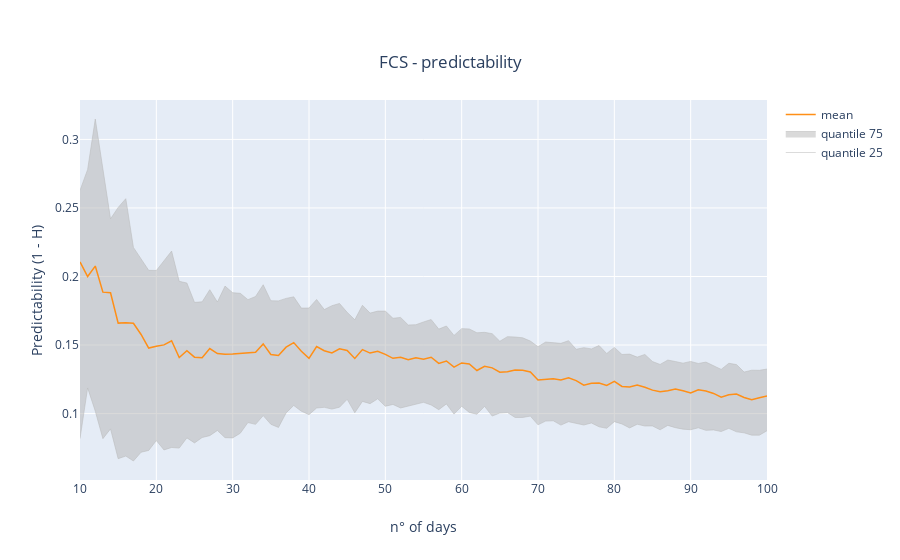

The notebook cell saved with this chart:
### Code cell
# Create figure.
fig = go.Figure()

fig.add_trace(go.Scatter(x = results["n"], y = results["Chimin"], name = "quantile 25", fill = None, mode = "lines", line = dict(width = .5, color = "#B6B6B6")))
fig.add_trace(go.Scatter(x = results["n"], y = results["Chimax"], name = "quantile 75", fill = "tonexty", mode = "lines", line = dict(width = .5, color = "#B6B6B6")))

fig.add_trace(go.Scatter(x = results["n"], y = results["Chi"], name = "mean", mode = "lines", line = dict(width = 1.5, color = "#FF8F17")))

# Edit the layout.
fig.update_layout(title = dict(text = "FCS - predictability", y = 0.9, x = 0.5), 
                  yaxis_title = dict(text = "Predictability (1 - H)"))

# Add range slider.
fig.update_layout(xaxis = dict(title = "n° of days"))

fig.show()
